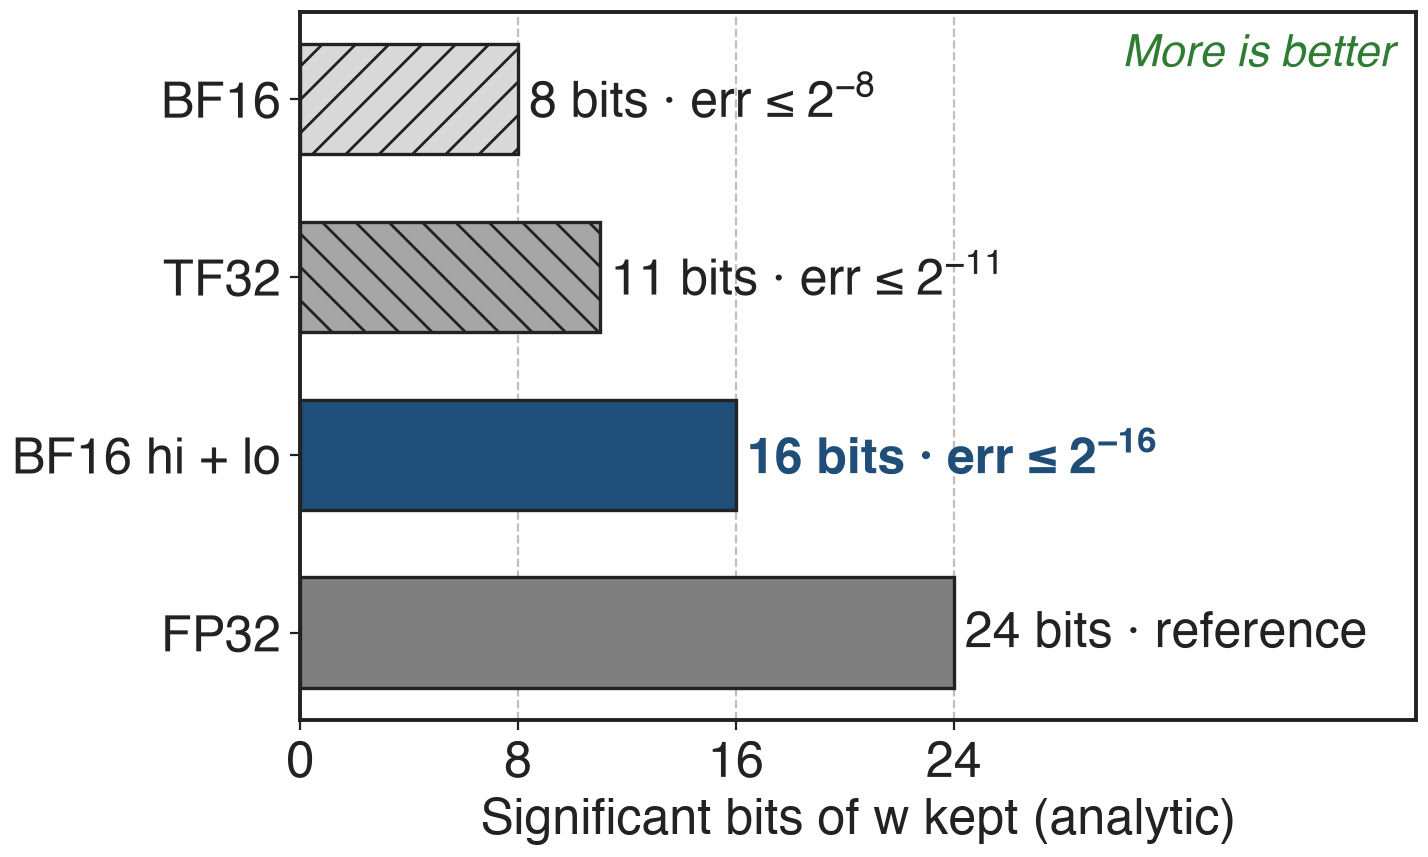

Write Python code to recreate this figure.
"""Analytic: significant bits of an FP32 weight kept by each representation (and the relative-error bound).
BF16 8, TF32 11, BF16 hi+lo split 16 (error <= 2^-16 |w|), FP32 24. See notes/sources.md."""
import sys, pathlib
sys.path.insert(0, str(pathlib.Path(__file__).resolve().parents[3] / "scripts"))
import slidechart as sc

sc.setup()
import matplotlib as mpl
mpl.rcParams["mathtext.default"] = "regular"
fig, ax = sc.figure("right")
names = ["BF16", "TF32", "BF16 hi + lo", "FP32"]
bits = [8, 11, 16, 24]
err = [r"err ≤ $2^{-8}$", r"err ≤ $2^{-11}$", r"err ≤ $2^{-16}$", "reference"]
colors = [sc.GRAYS[0], sc.GRAYS[1], sc.ACCENT, sc.GRAYS[2]]
hatches = ["//", "\\\\", "", ""]
ys = range(len(names))
bars = ax.barh(list(ys), bits, height=0.62, color=colors, edgecolor=sc.INK, linewidth=1.2)
for b, h in zip(bars, hatches):
    if h:
        b.set_hatch(h)
ax.set_yticks(list(ys)); ax.set_yticklabels(names)
ax.invert_yaxis()
for i, (b, e) in enumerate(zip(bits, err)):
    ax.text(b + 0.4, i, f"{b} bits · {e}", va="center", ha="left", fontsize=18,
            fontweight="bold" if i == 2 else "normal", color=sc.ACCENT if i == 2 else sc.INK)
ax.set_xlim(0, 41)
ax.set_xticks([0, 8, 16, 24])
ax.set_xlabel("Significant bits of w kept (analytic)")
ax.grid(axis="y", visible=False); ax.grid(axis="x", linestyle="--", color="#BFBFBF")
sc.better(ax, "More is better", where="upper right")
sc.save(fig, __file__)
